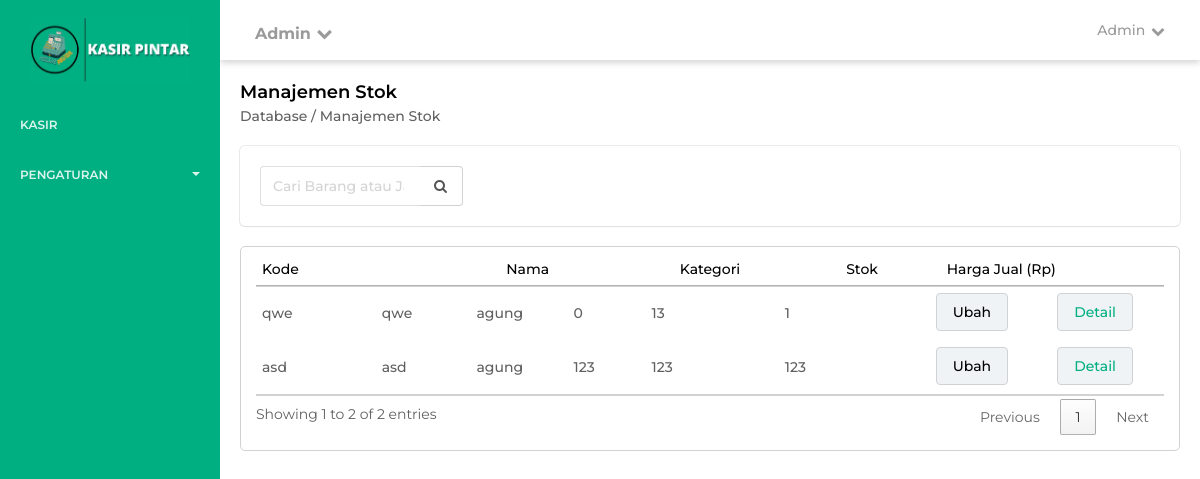
Screenshot of /account/management_stok.php (signed in) with the database file from the repository.
### tables this page shows
CREATE TABLE `barang` (
  `idBarang` int(11) NOT NULL,
  `nama` varchar(50) NOT NULL,
  `kode` varchar(50) NOT NULL,
  `kategori` varchar(50) NOT NULL,
  `hargaBeli` int(11) NOT NULL,
  `hargaJual` int(11) NOT NULL,
  `stok` int(11) NOT NULL,
  `satuan` varchar(50) NOT NULL,
  `keterangan` text NOT NULL,
  `idKategori` int(11) NOT NULL
);

### account/management_stok.php (the view, shortened to what this page needs)
<?php
    include '../assets/util/koneksi.php';
    $limit = 25;
    $page = isset($_GET['page']) ? $_GET['page'] : 1;
    $start = ($page - 1) * $limit;
    $sql = "SELECT * FROM barang LIMIT $start, $limit";
    $result = mysqli_query($koneksi, $sql);
    $all = mysqli_query($koneksi, "SELECT * FROM barang");
    $total = mysqli_num_rows($all);
?>
<html>
<head>
    <link href="../dashboard/css/bootstrap.min.css?v=1684252247" rel="stylesheet" />
    <link href="../dashboard/css/fresh-bootstrap-table.css?v=1684252247" rel="stylesheet" />
    <link href="../dashboard/css/light-bootstrap-dashboard-v4.css?v=1684252247" rel="stylesheet" />
    <link rel="stylesheet" type="text/css" href="https://cdn.datatables.net/1.10.23/css/jquery.dataTables.min.css" />
    <link rel="stylesheet" type="text/css"
        href="https://cdn.datatables.net/select/1.3.0/css/select.dataTables.min.css" />
    <link href="../dashboard/css/kp.css?v=1684252247" rel="stylesheet" />
    <link href="https://maxcdn.bootstrapcdn.com/font-awesome/4.2.0/css/font-awesome.min.css" rel="stylesheet">
    <link href="../dashboard/css/morris.css?v=1684252247" rel="stylesheet" />
    <link href="../dashboard/css/MonthPicker.css?v=1684252247" rel="stylesheet" />
    <link rel="stylesheet" href="../css/intlTelInput.css?v=1684252247">
    <link rel="stylesheet" href="../css/custom.css?v=1684252247">
    <link rel="stylesheet" href="../vendor/toastr/toastr.min.css?v=1684252247">
</head>
<body data-spy="scroll" data-target=".wrapper">
    <link rel="stylesheet" href="//code.jquery.com/ui/1.12.1/themes/base/jquery-ui.css">
    <link rel="stylesheet" href="../vendor/spinner-animate/three-quarters.css?v=1684254391">
    <link rel="stylesheet" href="../vendor/spinner-animate/custom.css?v=1684254391">
    <link rel="stylesheet" href="https://cdnjs.cloudflare.com/ajax/libs/animate.css/4.1.1/animate.min.css" />
    <link href="../dashboard/css/select_data_table.css" rel="stylesheet" />
    <link rel="stylesheet" href="../vendor/spinner-animate/three-quarters.css">
    <link rel="stylesheet" href="../vendor/spinner-animate/custom.css">
    <div class="wrapper" id="get_checkbox">
        <div class="wrapper">
            <div style="background-color: #00AF81" class="sidebar">
                <div class="sidebar-wrapper">
                    <div class="logo">
                        <a class="simple-text logo-normal"><img
                                src="../images/kasirpintarLogo.webp"
                                style="padding-left: 30px; padding-right: 30px; width: 100%" alt="logo kasir pintar"></a>
                    </div>
                    <ul class="nav" id="accordion">
                        <?php if ($_SESSION['posisi'] == 'pemilik' || $_SESSION['posisi'] == 'kasir') { ?>
                            <li class="">
                                <a href="../account/Kasir.php">
                                    <p class="upper-text">Kasir</p>
                                </a>
                            </li>
                        <?php } ?>
                        <li class="panel">
                            <a data-toggle="collapse" href="#pengaturan" data-parent="#accordion">
                                <p class="upper-text">Pengaturan<span class="caret" style="float: right;"></span></p>
                            </a>
                        </li>
                    </ul>
                </div>
            </div>
            <div class="main-panel-v2">
                <link href="../source/css/select2.min.css?v=1684252247" rel="stylesheet" />
            <nav class="navbar navbar-default drop-shadow" style="background: #fff; border: none; margin-bottom: 0px">
                <div class="container-fluid">
                    <div class="navbar-header">
                        <div class="d-flex flex-row align-items-center" style="margin-right: 60px">
                            <div class="mobileShow">
                                <a style="text-transform: capitalize; font-weight: bold; color: #9A9A9A; display: block; margin-left: 20px;"
                                    href="#" class="dropdown-toggle" data-toggle="dropdown"><br>
                                    <?php
                                        echo $_SESSION['nama'];
                                    ?>
                                    <span><i class="fa fa-chevron-down" aria-hidden="true"></i></span>
                                </a>
                            </div>
                        </div>
                    </div>
                    <div class="collapse navbar-collapse">
                        <ul class="nav navbar-nav navbar-right">
                            <li class="dropdown">
                                <a style="text-transform: capitalize;" href="#" class="font-14 medium font-grey-bold"
                                    class="dropdown-toggle" data-toggle="dropdown">
                                    <?php
                                        echo $_SESSION['nama'];
                                    ?>
                                    <span><i class="fa fa-chevron-down" aria-hidden="true"></i></span>
                                </a>
                            </li>
                        </ul>
                    </div>
                </div>
            </nav>
                <div class="padd-main">
                    <span class="font-18 semi-bold font-black">Manajemen Stok</span><br>
                    <span class="font-14 medium font-gray-bold">Database / Manajemen Stok</span>
                    <div class="card padd-card margin-top-20">
                        <div class="row">
                            <div class="col-md-3">
                                <div class="input-group">
                                    <input type="search" id="myInputTextField" placeholder="Cari Barang atau Jasa"
                                        class="form-control wt-100" onkeyup="searchKategori()">
                                    <span class="input-group-addon"><i class="fa fa-search"
                                            aria-hidden="true"></i></span>
                                </div>
                            </div>
                        </div>
                    </div>
                    <div class="center_panel panel-dataTable" id="dtable">
                        <div id="DataTables_Table_0_wrapper" class="dataTables_wrapper no-footer">
                            <div class="dataTables_scroll">
                                <div class="dataTables_scrollHead"
                                    style="overflow: hidden; position: relative; border: 0px; width: 100%;">
                                    <div class="dataTables_scrollHeadInner"
                                        style="box-sizing: content-box; width: 1628px; padding-right: 0px;">
                                        <table class="table datatable mdl-data-table dataTable no-footer" role="grid"
                                            style="margin-left: 0px; width: 1628px;">
                                            <thead class="tb-border">
                                                <tr role="row">
                                                    <td class="tb-head sorting_disabled" tabindex="0"
                                                        aria-controls="DataTables_Table_0" rowspan="1" colspan="1"
                                                        style="width: 192px;"
                                                        aria-label="Kode: activate to sort column ascending">Kode</td>
                                                    <td class="tb-head sorting_disabled" tabindex="0"
                                                        aria-controls="DataTables_Table_0" rowspan="1" colspan="1"
                                                        style="width: 133px;"
                                                        aria-label="Nama: activate to sort column ascending">Nama</td>
                                                    <td class="tb-head sorting_disabled" tabindex="0"
                                                        aria-controls="DataTables_Table_0" rowspan="1" colspan="1"
                                                        style="width: 127px;"
                                                        aria-label="Kategori: activate to sort column ascending">
                                                        Kategori</td>
                                                    <td class="tb-head sorting_disabled" tabindex="0"
                                                        aria-controls="DataTables_Table_0" rowspan="1" colspan="1"
                                                        style="width: 72px;"
                                                        aria-label="Stok: activate to sort column ascending">Stok</td>
                                                    <td class="tb-head sorting_disabled" tabindex="0"
                                                        aria-controls="DataTables_Table_0" rowspan="1" colspan="1"
                                                        style="width: 219px;"
                                                        aria-label="Harga Jual (Rp): activate to sort column ascending">
                                                        Harga Jual (Rp)</td>
                                                </tr>
                                            </thead>
                                        </table>
                                    </div>
                                </div>
                                <div class="dataTables_scrollBody"
                                    style="position: relative; overflow: auto; max-height: calc(100% - 70px); width: 100%;">
                                    <table class="table datatable mdl-data-table dataTable no-footer"
                                        id="DataTables_Table_0" role="grid" aria-describedby="DataTables_Table_0_info"
                                        style="width: 100%;">
                                        <tbody class="font-14">
                                            <?php
                                            if (!empty($result)) {
                                                foreach ($result as $barangg) {
                                                    echo "<tr class='odd'>";
                                                    echo "<td>".$barangg['kode']."</td>";
                                                    echo "<td>".$barangg['nama']."</td>";
                                                    echo "<td>".$barangg['kategori']."</td>";
                                                    echo "<td>".$barangg['stok']."</td>";
                                                    echo "<td>".$barangg['hargaJual']."</td>";
                                                    echo "<td>".$barangg['hargaBeli']."</td>";
                                                    echo "<td><button class='btn button-edit-detail-delete font-black UbahBtn' idBarang=".$barangg['idBarang']." >Ubah</button></td>";
                                                    echo "<td><button class='btn button-edit-detail-delete font-green DetailBtn' idBarang=".$barangg['idBarang']." >Detail</button></td>";
                                                    echo "</tr>";
                                                }
                                            } else {
                                                echo "<tr class='odd'>";
                                                echo "<td colspan='9' style='text-align: center;'>Tidak ada data</td>";
                                                echo "</tr>";
                                            }
                                            ?>
                                        </tbody>
                                    </table>
                                </div>
                            </div>
                            <?php
                                $jumlah = $total;
                                $awal = $page * $limit - $limit + 1;
                                if ($page * $limit > $jumlah) {
                                    $akhir = $jumlah;
                                } else {
                                    $akhir = $page * $limit;
                                }
                                echo "<div class='dataTables_info' id='DataTables_Table_0_info' role='status' aria-live='polite'>Showing $awal to $akhir of $jumlah entries</div>";
                            ?>
                            <div class="dataTables_paginate paging_simple_numbers" id="DataTables_Table_0_paginate">
                                <span>
                                    <?php
                                        if ($page > 1) {
                                            $prev = $page - 1;
                                            echo "<a class='paginate_button previous' aria-controls='DataTables_Table_0' data-dt-idx='1' tabindex='0' onclick='getUrl(\"../account/management_stok/$prev\")'>Previous</a>";
                                        }
                                        else {
                                            echo "<a class='paginate_button previous disabled' aria-controls='DataTables_Table_0' data-dt-idx='1' tabindex='0' id='DataTables_Table_0_previous'>Previous</a>";
                                        }
                                    ?>
                                <span>
                                    <?php
                                        echo "<a class='paginate_button current' aria-controls='DataTables_Table_0' data-dt-idx='1' tabindex='0'>$page</a>";
                                    ?>
                                </span>
                                <span>
                                    <?php
                                        if ($page * $limit < $jumlah) {
                                            $next = $page + 1;
                                            echo "<a class='paginate_button next' aria-controls='DataTables_Table_0' data-dt-idx='2' tabindex='0' onclick='getUrl(\"../account/management_stok/$next\")'>Next</a>";
                                        }
                                        else {
                                            echo "<a class='paginate_button next disabled' aria-controls='DataTables_Table_0' data-dt-idx='2' tabindex='0' id='DataTables_Table_0_next'>Next</a>";
                                        }
                                    ?>
                            </div>
                        </div>
                    </div>
                </div>
            </div>
        </div>
    </div>
</body>
</html>

### rows the page displays
barang: kode "qwe", nama "qwe", kategori "agung", stok "0", hargaJual "13", hargaBeli "1"
barang: kode "asd", nama "asd", kategori "agung", stok "123", hargaJual "123", hargaBeli "123"

### other values shown
$_SESSION['nama'] "Admin"
$awal "1"
$akhir "2"
$jumlah "2"
$page "1"
